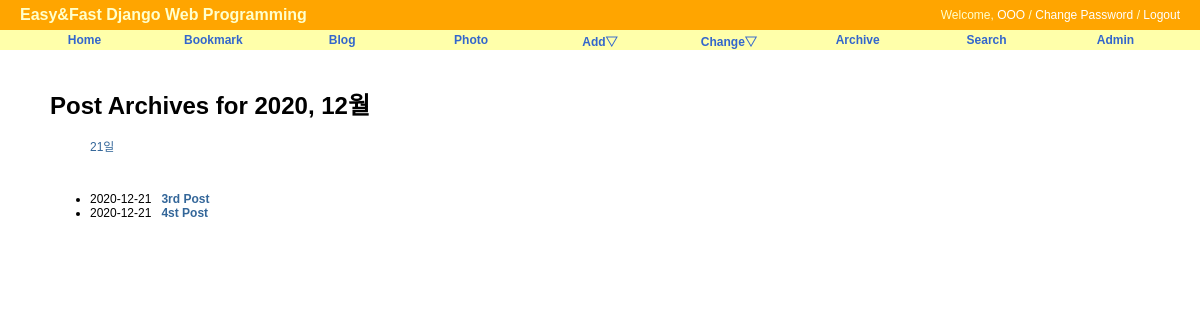
/blog/2020/12/, run on the app's committed database.
### blog/models.py (models this page shows, shortened)
class Post(models.Model):
    objects = models.Manager()
    title = models.CharField('TITLE', max_length=50)
    slug = models.SlugField('SLUG', unique=True, allow_unicode=True, help_text='one word for this alias')
    description = models.CharField('DESCRIPTION', max_length=100, blank=True, help_text='simple description text')
    content = models.TextField('CONTENT')
    create_date = models.DateTimeField('Create Date', auto_now_add=True)
    modify_date = models.DateTimeField('Modify Date', auto_now=True)
    class Meta:
        verbose_name = 'post'
        verbose_name_plural = 'posts'
        db_table = 'blog_posts'
        ordering = ('-modify_date',)     # desc
    def get_absolute_url(self):
        return reverse('blog:post_detail', args=(self.slug,)) # -> 1st post -> /blog/post/1st-post

### blog/views.py (the view)
# urls.py: path('<int:year>/<str:month>/', PostMAV.as_view(), name='post_month_archive'),
class PostMAV(MonthArchiveView):
    model = Post
    date_field = "modify_date"
    month_format = '%m'

### blog/templates/blog/post_archive_month.html (shortened to what this page needs)
{% extends "base.html" %}
{% block content %}
<div id="content">
    <h1>Post Archives for {{ month|date:'Y, N' }}</h1>
    <ul>
        {% for date in date_list %}
            <li style='display: inline;'>
                <a href="{% url 'blog:post_day_archive' date|date:'Y' date|date:'m' date|date:'d' %}">{{ date|date:'d' }}일</a>
            </li>
        {% endfor %}
    </ul>
    <br/>
    <div>
        <ul>
            {% for post in object_list %}
                <li>
                    {{ post.modify_date|date:"Y-m-d" }}&nbsp;&nbsp;
                    <a href="{{ post.get_absolute_url }}"><strong>{{ post.title }}</strong></a>
                </li>
            {% endfor %}
        </ul>
    </div>
</div>
{% endblock%}

### static/css/base.css (style rules this page uses)
body { font-family: "Lucida Grande", Verdana, Arial, sans-serif; font-size: 12px; }
div#content { position: absolute; top: 70px; left: 50px; right: 50px; }
a:link, a:visited { color: #369; text-decoration: none; }

### data on the page
Post: modify_date "2020-12-21", title "3rd Post"
Post: modify_date "2020-12-21", title "4st Post"

### other printed values
{{ month|date:'Y, N' }} "2020, 12월"
{{ date|date:'d' }} "21"
